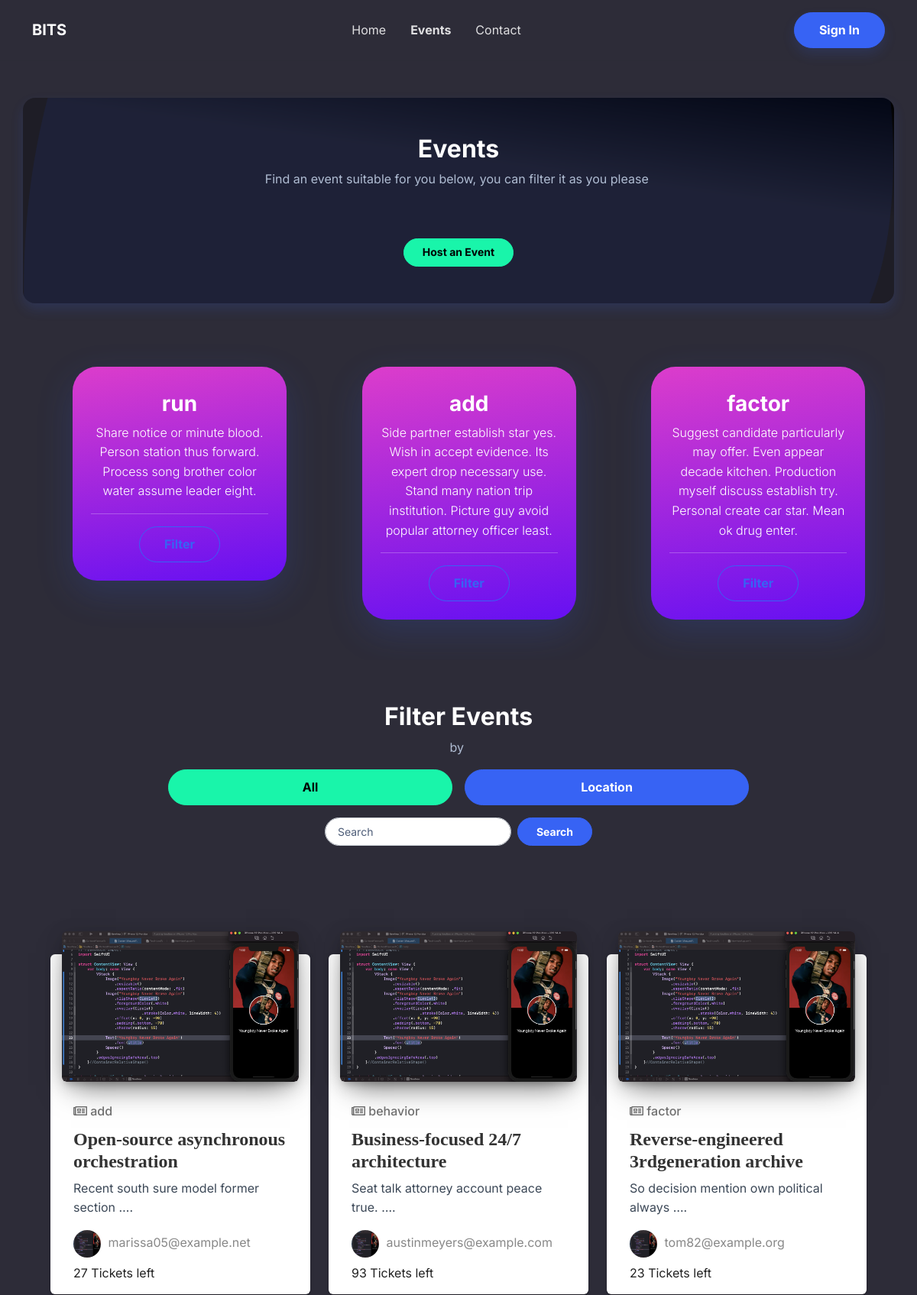
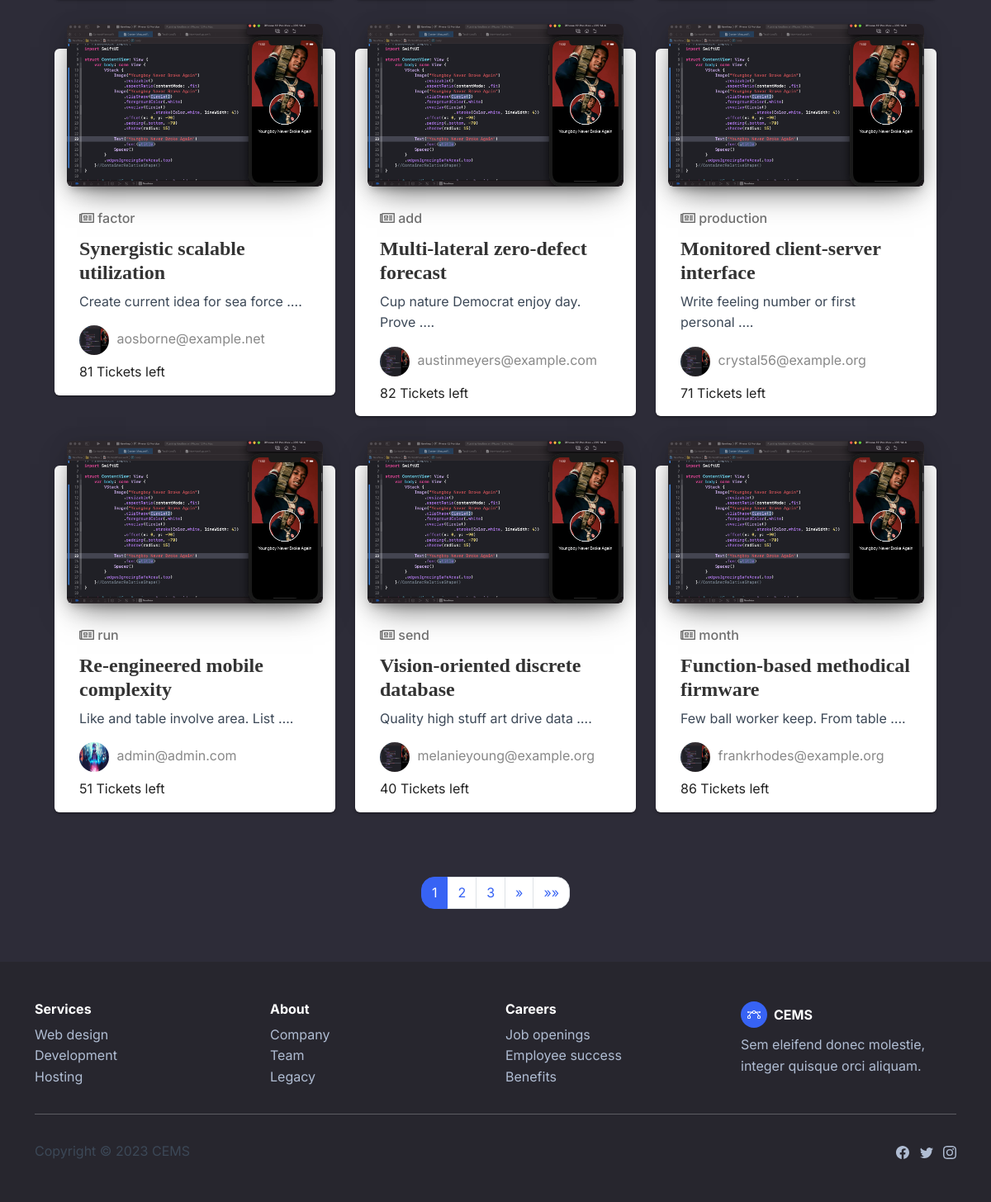
Screenshot of /events/ with the database file from the repository (2 pictures, top to bottom).
### index_app/models.py (models this page shows, shortened)
class Category(models.Model):
    name = models.CharField(max_length=250)
    image = models.ImageField(
        upload_to='images', default='default.png')
    description = models.TextField()
    class Meta:
        verbose_name = 'Category'
        verbose_name_plural = 'Categories'
    def __str__(self):
        return self.name

class Event(models.Model):
    category = models.ForeignKey(
        "Category", null=True, on_delete=models.SET_NULL)
    title = models.CharField(max_length=250)
    description = models.TextField()
    start_date = models.DateTimeField()
    end_date = models.DateTimeField()
    guests = models.PositiveIntegerField(null=True)
    poster = models.ImageField(
        upload_to='poster', default='default.png')
    host = models.ForeignKey(User(), on_delete=models.CASCADE,null=True)
    approved = models.BooleanField(default=False)
    draft = models.BooleanField(default=True)
    venue = models.ForeignKey('venue',on_delete=models.SET_NULL,null=True)
    class Meta:
        verbose_name = 'Event'
        verbose_name_plural = 'Events'
        ordering = ['start_date']
    def get_absolute_url(self):
        return reverse("event-detail", kwargs={"pk": self.pk})
    def get_tickets_left(self):
        return self.guests - self.guest_set.count()

### user_auth/models.py (models this page shows, shortened)
class MyUser(AbstractBaseUser):
    avatar = models.ImageField(upload_to='avatars',default='default.png')
    first_name = models.CharField(max_length=30,null=True)
    last_name = models.CharField(max_length=30,null=True)
    username = models.CharField(max_length=30,null=True)
    email = models.EmailField(unique=True)
    dob = models.DateField(verbose_name="date of birth",null=True)
    is_staff = models.BooleanField(default=False)
    is_superuser = models.BooleanField(default=False)
    is_active = models.BooleanField(default=True)
    groups = models.ManyToManyField(Group, blank=True)
    user_permissions = models.ManyToManyField(Permission, blank=True)
    USERNAME_FIELD = 'email'
    REQUIRED_FIELDS = ['first_name', 'last_name', 'dob']
    objects = MyUserManager()
    class Meta:
        managed = True
        verbose_name = 'User Profile'
        verbose_name_plural = 'User Profiles'

### index_app/views.py (the view)
# urls.py: path("events/", views.EventListView.as_view(), name="event-list"),
class EventListView(generic.ListView):
    model = Event
    paginate_by = 9
    def get_context_data(self, **kwargs):
        context = super().get_context_data(**kwargs)
        context["categories"] = Category.objects.all()
        query = self.request.GET.get("query")
        if query:
            context['query'] = query
        category = self.request.GET.get("category")
        if category:
            context['select_category'] = category
        return context
    def get_queryset(self):
        queryset = super().get_queryset().filter(draft=False)
        query = self.request.GET.get("query")
        category = self.request.GET.get('category')
        if query:
            queryset = queryset.filter(
                Q(title__icontains=query)
            )
        if category:
            queryset = queryset.filter(
                Q(category__name__iexact=category)
            )
        return queryset

### index_app/templates/index_app/event_list.html (shortened to what this page needs)
{% extends 'base_generic.html' %}
{% load static %}
{% block styles %}
<link rel="stylesheet" href="https://cdnjs.cloudflare.com/ajax/libs/OwlCarousel2/2.3.4/assets/owl.carousel.min.css">
<link rel="stylesheet" href="{% static 'assets/css/OwlCarousel-2.css' %}">
<link rel="stylesheet" href="{% static 'assets/css/Responsive-UI-Card.css' %}">
{% endblock styles %}
{% block nav %}
<div class="collapse navbar-collapse" id="navcol-1" data-bs-spy="scroll" data-bs-smooth-scroll="true">
    <ul class="navbar-nav mx-auto">
        <li class="nav-item"><a class="nav-link" data-bss-hover-animate="pulse" href="{% url 'index' %}">Home</a>
        </li>
        <li class="nav-item"><a class="nav-link active" data-bss-hover-animate="pulse"
                href="{% url 'event-list' %}">Events</a>
        </li>
        <li class="nav-item"><a class="nav-link" href="{% url 'contact' %}">Contact</a></li>
    </ul>
    {% if user.is_authenticated %}
    <a class="btn btn-success shadow" role="button" href="{{user.get_to_dashboard}}">Dashboard</a>
    {% else %}
    <a class="btn btn-primary shadow" role="button" href="{% url 'login' %}">Sign In</a>
    {% endif %}
</div>
{% endblock nav %}
{% block main %}
<section class="py-5">
    <div class="container border rounded border-0 shadow py-5"
        style="background: url(&quot;{% static 'assets/img/blob.svg' %}&quot;) center / cover no-repeat, linear-gradient(-172deg, black, var(--bs-border-color-translucent) 37%), var(--bs-border-color-translucent);padding: 5px;height: auto;">
        <div class="row mb-4 mb-lg-5" style="margin: 0;">
            <div class="col-md-8 col-xl-6 text-center mx-auto">
                <h2 class="fw-bold">Events</h2>
                <p class="text-muted">Find an event suitable for you below, you can filter it as you please&nbsp;</p>
            </div>
        </div>
        <div class="d-flex justify-content-center align-items-lg-center"><a class="btn btn-success btn-sm"
                role="button" data-bss-hover-animate="rubberBand" href="{% url 'add-event' %}" target="_blank">Host an
                Event</a></div>
    </div>
    {% if categories %}
    <section data-aos="fade-up" data-aos-duration="400" data-aos-once="true" class="min-vh-100"
        style="padding-top: 30px;padding-bottom: 30px;min-height: 50vh !important;">
        <div class="container" style="min-width: 90vw;">
            <div data-aos="fade-up" data-aos-duration="400" data-aos-delay="200" data-aos-once="true"
                class="owl-slider">
                <div id="carousel" class="owl-carousel">
                    {% for category in categories %}
                    <div class="item height-350 mx-auto" style="height: auto;padding: 5px;">
                        <div class="text-start p-4 text-center shadow-lg m-5 rounded-5" id="cardEntrada-2"
                            style="background: linear-gradient(171deg, var(--bs-pink) 0%, var(--bs-indigo) 100%), var(--bs-purple);width: 280px;">
                            <h3 class="text-white text-center pt-2 fw-bold">{{category}}</h3>
                            <p class="fw-light text-white m-0">{{category.description}}</p>
                            <hr class="text-white">
                            {% if select_category == category.name %}
                            <div class="col-12"><a class="btn btn-primary" role="button"
                                    href="?query={{query}}#events">In Use</a></div>
                            {% else %}
                            <div class="col-12"><a class="btn btn-outline-primary" role="button"
                                    href="?query={{query}}&category={{category}}#events">Filter</a></div>
                            {% endif %}
                        </div>
                    </div>
                    {% endfor %}
                </div>
            </div>
        </div>
    </section>
    {% endif %}
    <div class="row justify-content-center mx-0 g-2">
        <div class="col-12 text-center mx-auto">
            <h2 class="fw-bold">Filter Events</h2>
            <p class="text-muted">by&nbsp;</p>
        </div>
        <div class="col-md-8 d-flex row justify-content-center">
            <a type="button" href="{% url 'event-list' %}" class="btn btn-success col mx-2">All</a>
            <a type="button" href="{% url 'location-list' %}" class="btn btn-primary col mx-2">Location</a>
        </div>
    </div>
    <div class="row mb-4 mb-lg-5" style="margin: 0;" id="events">
        <div class="col-md-8 col-xl-6 text-center mx-auto">
            <form class="d-flex justify-content-center flex-wrap my-2 align-items-center"
                action="?category={{select_category}}#events" method="get" style="border-style: none;">
                <div class="my-2"><input class="form-control form-control-sm" type="search" name="query"
                        placeholder="Search" value="{{query}}" style="border-radius: 32px;"></div>
                <div class="my-2"><button class="btn btn-primary btn-sm ms-sm-2" type="submit">Search</button></div>
            </form>
        </div>
    </div>
    <div class="container py-4 py-xl-5">
        <div class="container">
            <div class="row mx-0 justify-content-center">
                {% for event in page_obj %}
                {% include "components/event_card.html" with event=event %}
                {% empty %}
                <div class="p-5 mb-4 rounded-3">
                    <div class="container-fluid py-5">
                        <h1 class="display-5 fw-bold">No Events in the system</h1>
                    </div>
                </div>
                {% endfor %}
            </div>
        </div>
    </div>
    <nav class="d-flex justify-content-center" style="text-align: center;">
        <ul class="pagination">
            {% for page_number in page_obj.paginator.page_range %}
            {% if page_obj.number == page_number %}
            <li class="page-item active">
                <a class="page-link"
                    href="?page={{ page_number }}&query={{query}}&category={{select_category}}#events">{{page_number}}</a>
            </li>
            {% elif page_number > page_obj.number|add:'-3' and page_number < page_obj.number|add:'3' %} <li
                class="page-item">
                <a class="page-link"
                    href="?page={{ page_number }}&query={{query}}&category={{select_category}}#events">{{page_number}}</a>
                </li>
                {% endif %}
                {% endfor %}
                {% if page_obj.has_next %}
                <li class="page-item">
                    <a class="page-link" aria-label="Next"
                        href="?page={{ page_obj.next_page_number }}&query={{query}}&category={{select_category}}#events">
                        <span aria-hidden="true">»</span>
                    </a>
                </li>
                <li class="page-item">
                    <a class="page-link" aria-label="Last"
                        href="?page={{ page_obj.paginator.num_pages }}&query={{query}}&category={{select_category}}#events">
                        <span aria-hidden="true">»»</span>
                    </a>
                </li>
                {% endif %}
        </ul>
    </nav>
</section>
{% endblock main %}

### index_app/templates/base_generic.html (shortened to what this page needs)
<!DOCTYPE html>
<html lang="en">
{% load static %}
<head>
	<link rel="stylesheet" href="{% static 'assets/bootstrap/css/bootstrap.min.css' %}">
	<link rel="stylesheet" href="https://use.fontawesome.com/releases/v5.12.0/css/all.css">
	<link rel="stylesheet" href="https://cdnjs.cloudflare.com/ajax/libs/aos/2.3.4/aos.css">
	<link rel="stylesheet" href="https://cdnjs.cloudflare.com/ajax/libs/animate.css/3.5.2/animate.min.css">
	{% block styles %}{% endblock styles %}
	<link rel="stylesheet" href="{% static 'assets/css/styles.css' %}">
</head>
<body>
	<nav class="navbar navbar-dark navbar-expand-md sticky-top py-3" id="mainNav" style="text-align: center;">
		<div class="container"><a class="navbar-brand d-flex align-items-center" href="/"><span>BITS</span></a>
			{% block nav %}{% endblock nav %}
		</div>
	</nav>
	{% block main %}
	{% endblock main %}
	<footer class="bg-dark">
		<div class="container py-4 py-lg-5">
			<div class="row justify-content-center">
				<div class="col-sm-4 col-md-3 text-center text-lg-start d-flex flex-column">
					<h3 class="fs-6 fw-bold">Services</h3>
					<ul class="list-unstyled">
						<li><a href="#">Web design</a></li>
						<li><a href="#">Development</a></li>
						<li><a href="#">Hosting</a></li>
					</ul>
				</div>
				<div class="col-sm-4 col-md-3 text-center text-lg-start d-flex flex-column">
					<h3 class="fs-6 fw-bold">About</h3>
					<ul class="list-unstyled">
						<li><a href="#">Company</a></li>
						<li><a href="#">Team</a></li>
						<li><a href="#">Legacy</a></li>
					</ul>
				</div>
				<div class="col-sm-4 col-md-3 text-center text-lg-start d-flex flex-column">
					<h3 class="fs-6 fw-bold">Careers</h3>
					<ul class="list-unstyled">
						<li><a href="#">Job openings</a></li>
						<li><a href="#">Employee success</a></li>
						<li><a href="#">Benefits</a></li>
					</ul>
				</div>
				<div
					class="col-lg-3 text-center text-lg-start d-flex flex-column align-items-center order-first align-items-lg-start order-lg-last">
					<div class="fw-bold d-flex align-items-center mb-2"><span
							class="bs-icon-sm bs-icon-circle bs-icon-primary d-flex justify-content-center align-items-center bs-icon me-2"></span><span>CEMS</span></div>
					<p class="text-muted">Sem eleifend donec molestie, integer quisque orci aliquam.</p>
				</div>
			</div>
			<hr>
			<div class="text-muted d-flex justify-content-between align-items-center pt-3">
				<p class="mb-0">Copyright © 2023 CEMS</p>
				<ul class="list-inline mb-0">
					<li class="list-inline-item"></li>
					<li class="list-inline-item"></li>
					<li class="list-inline-item"></li>
				</ul>
			</div>
		</div>
	</footer>
</body>
</html>

### index_app/templates/components/event_card.html (shortened to what this page needs)
{% load static %}
<div class="col-md-4 height-350" style="height:auto">
	<div class="blog-card blog-card-blog">
		<div class="blog-card-image">
			<a href="#"> <img class="img" src="{{event.poster.url}}" style="object-fit:cover;max-height:200px;"> </a>
		</div>
		<div class="blog-table">
			<h6 class="blog-category blog-text-success"><i class="far fa-newspaper"></i> {{event.category}}</h6>
			<h4 class="blog-card-caption">
				<a href="{{event.get_absolute_url}}">{{event.title}}</a>
			</h4>
			<p class="blog-card-description">{{event.description|truncatewords:6}}.</p>
			<div class="ftr">
				<div class="author">
					<img src="{{event.host.avatar.url}}" alt="..." class="avatar img-raised">
					<span>{{event.host.email}}</span>
				</div>
			</div>
			<div class="stats mt-2">{{event.get_tickets_left}} Tickets left</div>
		</div>
	</div>
</div>

### index_app/static/assets/css/Responsive-UI-Card.css (style rules this page uses)
.blog-card-blog { margin-top: 30px; }
.blog-card { display: inline-block; position: relative; width: 100%; margin-bottom: 30px; border-radius: 6px; color: rgba(0, 0, 0, 0.87); background: #fff; box-shadow: 0 2px 2px 0 rgba(0, 0, 0, 0.14), 0 3px 1px -2px rgba(0, 0, 0, 0.2), 0 1px 5px 0 rgba(0, 0, 0, 0.12); }
.blog-card .blog-card-image { height: 60%; position: relative; overflow: hidden; margin-left: 15px; margin-right: 15px; margin-top: -30px; border-radius: 6px; box-shadow: 0 16px 38px -12px rgba(0, 0, 0, 0.56), 0 4px 25px 0px rgba(0, 0, 0, 0.12), 0 8px 10px -5px rgba(0, 0, 0, 0.2); }
.blog-card .blog-card-image img { width: 100%; height: 100%; border-radius: 6px; pointer-events: none; }
.blog-card .blog-table { padding: 15px 30px; }
.blog-table { margin-bottom: 0px; }
.blog-category { position: relative; line-height: 0; margin: 15px 0; }
.blog-text-success { color: #6f6f6f!important; }
.blog-card-blog .blog-card-caption { margin-top: 5px; }
.blog-card-caption { font-weight: 700; font-family: "Roboto Slab", "Times New Roman", serif; }
.blog-card-caption, .blog-card-caption a { color: #333; text-decoration: none; }
p { color: #3C4857; margin-top: 0; margin-bottom: 1rem; }
.blog-card .ftr { margin-top: 15px; }
.blog-card .ftr .author { color: #888; }
.blog-card .ftr div { display: inline-block; }
.blog-card .author .avatar { width: 36px; height: 36px; overflow: hidden; border-radius: 50%; margin-right: 5px; }
a { text-decoration: none; }

### rows the page displays
Category: name "run", description "Share notice or minute blood. Person station thus forward. Process song brother color water assume leader eight."
Category: name "add", description "Side partner establish star yes. Wish in accept evidence. Its expert drop necessary use. Stand many nation trip institution. Picture guy avoid popular attorney officer least."
Category: name "factor", description "Suggest candidate particularly may offer. Even appear decade kitchen. Production myself discuss establish try. Personal create car star. Mean ok drug enter."
Event: poster (placeholder picture), category "add", title "Open-source asynchronous orchestration", description "Recent south sure model former section …", host.avatar (placeholder picture), host.email "marissa05@example.net", get_tickets_left "27"
Event: poster (placeholder picture), category "behavior", title "Business-focused 24/7 architecture", description "Seat talk attorney account peace true. …", host.avatar (placeholder picture), host.email "austinmeyers@example.com", get_tickets_left "93"
Event: poster (placeholder picture), category "factor", title "Reverse-engineered 3rdgeneration archive", description "So decision mention own political always …", host.avatar (placeholder picture), host.email "tom82@example.org", get_tickets_left "23"
Event: poster (placeholder picture), category "factor", title "Synergistic scalable utilization", description "Create current idea for sea force …", host.avatar (placeholder picture), host.email "aosborne@example.net", get_tickets_left "81"
Event: poster (placeholder picture), category "add", title "Multi-lateral zero-defect forecast", description "Cup nature Democrat enjoy day. Prove …", host.avatar (placeholder picture), host.email "austinmeyers@example.com", get_tickets_left "82"
Event: poster (placeholder picture), category "production", title "Monitored client-server interface", description "Write feeling number or first personal …", host.avatar (placeholder picture), host.email "crystal56@example.org", get_tickets_left "71"
Event: poster (placeholder picture), category "run", title "Re-engineered mobile complexity", description "Like and table involve area. List …", host.avatar (picture), host.email "admin@admin.com", get_tickets_left "51"
Event: poster (placeholder picture), category "send", title "Vision-oriented discrete database", description "Quality high stuff art drive data …", host.avatar (placeholder picture), host.email "melanieyoung@example.org", get_tickets_left "40"
Event: poster (placeholder picture), category "month", title "Function-based methodical firmware", description "Few ball worker keep. From table …", host.avatar (placeholder picture), host.email "frankrhodes@example.org", get_tickets_left "86"

### other values shown
{{ page_number }} "1"
{{ page_number }} "2" "3"
